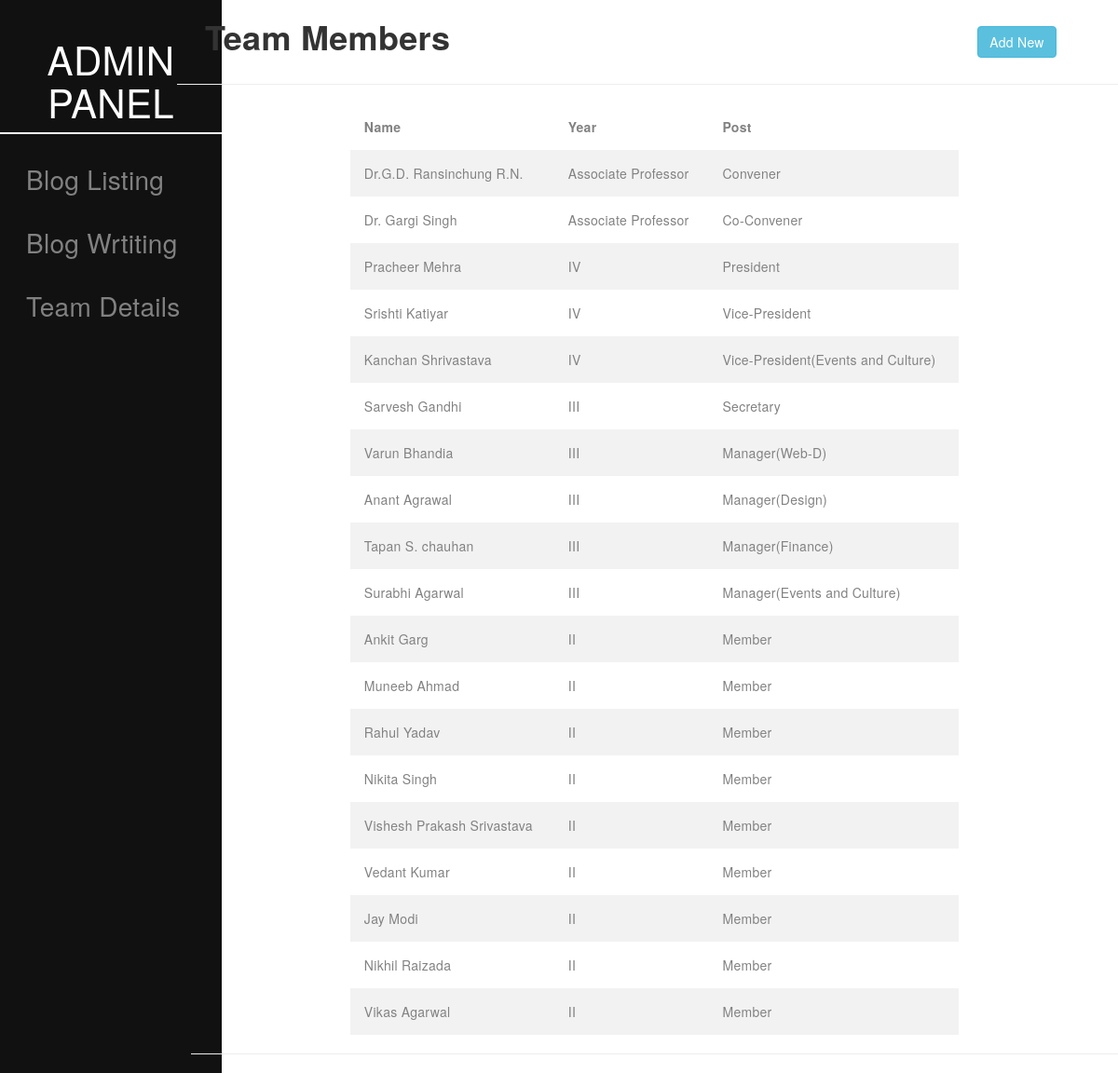
Screenshot of /admin/team_details.php with the database file from the repository.
### tables this page shows
CREATE TABLE `team` (
  `id` int(11) NOT NULL,
  `name` varchar(255) NOT NULL,
  `img` varchar(255) NOT NULL,
  `link` varchar(255) NOT NULL,
  `post` varchar(255) NOT NULL,
  `year` varchar(255) NOT NULL
);

### admin/team_details.php (the view, shortened to what this page needs)
<?php
include("serverblog.php");
?>
<head>
    <link href="css/cs.css" rel="stylesheet" type="text/css">
    <link href="css/responsive.css" rel="stylesheet" type="text/css">
    <link href="css/newcs.css" rel="stylesheet" type="text/css">
    <link rel="stylesheet" href="https://maxcdn.bootstrapcdn.com/bootstrap/3.3.7/css/bootstrap.min.css">
    <link rel="stylesheet" type="text/css" href="team_details.css">
    <link href="https://cdnjs.cloudflare.com/ajax/libs/select2/4.0.6-rc.0/css/select2.min.css" rel="stylesheet" />
    <link href="../admin/sidebar.css" rel="stylesheet" type="text/css">
</head>
        <div class="row">
    <div class="col-md-2">
        <div class="sidenav">
    <center>
    <h1 class="sidebar_header"> ADMIN PANEL
    </h1></center><div class="white"></div>
  <a href="../admin/index.php">Blog Listing</a>
  <a href="../admin/blog-writing.php">Blog Wrtiting</a>
  <a href="../admin/team_details.php">Team Details</a>
</div>
</div>
    <div class="col-md-10">
        <div class="main">
<div class="tab-content">
    <div class="row">
		<div class="col-sm-12 col-xs-12">
			<div class="col-sm-12 col-xs-12">
<?php
                $sqltest = "SELECT * FROM `team`";
                $resulttest = mysqli_query($conn, $sqltest );
                ?>
                <div class="row">
                    <div class="col-md-10">
                        <h1><strong>Team Members</strong></h1>
                    </div>
                    <div class="col-md-1" style="padding-top: 2em;">
                        <button id="myBtn" class="btn btn-info">Add New</button>
                    </div>
                </div>
                </div></div></div>
    <div class="row">
        <hr>
        <div class="col-md-2"></div>
        <div class="col-md-8">
            <div class="row contentTable " >
                <div class="table-responsive col-sm-12">
                    <table class="teamsList" >
                        <thead  style="font-weight: 700">
                            <tr style="color: #333333; background-color: white; cursor:pointer">
                                <td>Name</td>
                                <td>Year</td>
                                <td>Post</td>
                            </tr>
                        </thead>
                        <tbody>
                            <?php
                            if ($resulttest)
                            {
                                while($rowtest = mysqli_fetch_assoc($resulttest)){    ?>
                            <tr>
                                <td><?php echo $rowtest['name'] ?></td>
                                <td><?php echo $rowtest['year'] ?></td>
                                <td><?php echo $rowtest['post'] ?></td>
                            </tr>
                            <?php }}  ?>
                        </tbody>
                    </table>
                </div>
            </div>
        </div>
        <div class="col-md-2"></div>
    </div>
    <hr>
</div>
</div>
            </div>
</div>

### css/cs.css (style rules this page uses)
* { padding: 0; letter-spacing: 0.3px; }

### admin/team_details.css (style rules this page uses)
.teamsList { border-collapse: collapse; width: 100%; margin-left: 0px; max-height: 400px; overflow: auto; }
.teamsList td { text-align: left; padding: 15px; font-size: 14px; color: #828282; }
.teamsList tr:nth-child(odd) { background-color: #f2f2f2; }

### admin/sidebar.css (style rules this page uses)
.sidenav { height: 100%; width: 17em; position: fixed; top: 0; left: 0; background-color: #111; overflow-x: hidden; padding-top: 20px; }
.sidenav a { padding-top: 1em; transition: .5s; text-decoration: none; font-size: 2em; color: #818181; display: block; padding-left: 1em; }
.sidebar_header { text-decoration: none; font-size: 3em; color: white; display: block; }
.white { background-color: white; height: .1em; width: 100%; }

### rows the page displays
team: name "Dr.G.D. Ransinchung R.N.", year "Associate Professor", post "Convener"
team: name "Dr. Gargi Singh", year "Associate Professor", post "Co-Convener"
team: name "Pracheer Mehra", year "IV", post "President"
team: name "Srishti Katiyar", year "IV", post "Vice-President"
team: name "Kanchan Shrivastava", year "IV", post "Vice-President(Events and Culture)"
team: name "Sarvesh Gandhi", year "III", post "Secretary"
team: name "Varun Bhandia", year "III", post "Manager(Web-D)"
team: name "Anant Agrawal", year "III", post "Manager(Design)"
team: name "Tapan S. chauhan", year "III", post "Manager(Finance)"
team: name "Surabhi Agarwal", year "III", post "Manager(Events and Culture)"
team: name "Ankit Garg", year "II", post "Member"
team: name "Muneeb Ahmad", year "II", post "Member"
team: name "Rahul Yadav", year "II", post "Member"
team: name "Nikita Singh", year "II", post "Member"
team: name "Vishesh Prakash Srivastava", year "II", post "Member"
team: name "Vedant Kumar", year "II", post "Member"
team: name "Jay Modi", year "II", post "Member"
team: name "Nikhil Raizada", year "II", post "Member"
team: name "Vikas Agarwal", year "II", post "Member"
